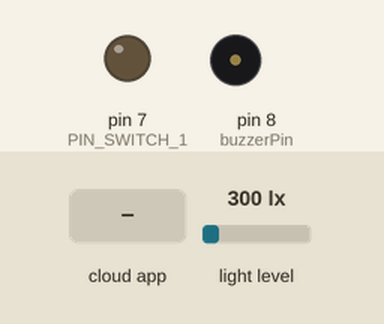
Recording of a sketch running on a simulated Arduino Uno, built with avr-gcc and run on an emulated ATmega328P. On the bench: output pins drawn as LEDs (lit = HIGH), buzzer (waves = sounding, pin HIGH). The test bench sets the inputs (shaded band); at power-on: light level 300 lx. The RemoteXY app is connected; what the sketch prints to the serial monitor is not drawn.

Above: at 1.2 s.
1.3 s: the phone or cloud app sets switch_1 to 1
At 2.5 s:
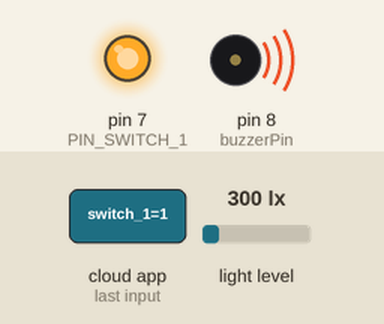
2.8 s: the phone or cloud app sets switch_1 to 0
At 3.7 s:
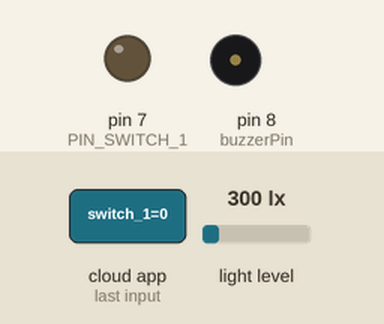
Timing chart, 0 to 5.8 s (numbered marks = the images above; inputs shaded):
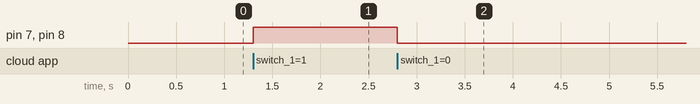

Measured:
- after the input at 1.3 s, pin 7 (PIN_SWITCH_1), pin 8 (buzzerPin): LOW → HIGH at once
- after the input at 2.8 s, pin 7 (PIN_SWITCH_1), pin 8 (buzzerPin): HIGH → LOW at once

The sketch:

wifi.ino
```cpp
#define REMOTEXY_MODE__ESP8266_HARDSERIAL_POINT

#include <RemoteXY.h>
#include <Wire.h>
#include <BH1750.h>

// RemoteXY connection settings
#define REMOTEXY_SERIAL Serial
#define REMOTEXY_SERIAL_SPEED 115200
#define REMOTEXY_WIFI_SSID "uktf"
#define REMOTEXY_WIFI_PASSWORD "12345678"
#define REMOTEXY_SERVER_PORT 6377

// RemoteXY configurate
#pragma pack(push, 1)
uint8_t RemoteXY_CONF[] = // 60 bytes
    {255, 1, 0, 0, 0, 53, 0, 16, 67, 1, 2, 1, 17, 43, 27, 13, 37, 26, 31, 31,
     79, 78, 0, 79, 70, 70, 0, 129, 0, 4, 19, 56, 5, 94, 80, 114, 101, 115, 115, 32,
     116, 111, 32, 100, 105, 115, 97, 98, 108, 101, 32, 116, 114, 105, 112, 119, 105, 114, 101, 0};

// this structure defines all the variables and events of your control interface
struct
{

  // input variables
  uint8_t switch_1; // =1 if switch ON and =0 if OFF

  // other variable
  uint8_t connect_flag; // =1 if wire connected, else =0

} RemoteXY;
#pragma pack(pop)

/////////////////////////////////////////////
//           END RemoteXY include          //
/////////////////////////////////////////////

#define PIN_SWITCH_1 7

// light sensor => BH1750)
#define ADDR 0b0100011
BH1750 GY30;
float lux;

// buzzer => KY-012
int buzzerPin = 8;
void setup()
{
  RemoteXY_Init();

  pinMode(PIN_SWITCH_1, OUTPUT);

  // TODO you setup code
  // light sensor
  Serial.begin(115200);                           // launch the serial monitor
  Wire.begin();                                   // Initialize the I2C bus for use by the BH1750 library
  GY30.begin(BH1750::CONTINUOUS_HIGH_RES_MODE_2); // Initialize the sensor object
  Serial.println("Flux Workshop Example");

  // buzzer
  pinMode(buzzerPin, OUTPUT);
}

void loop()
{
  RemoteXY_Handler();

  digitalWrite(PIN_SWITCH_1, (RemoteXY.switch_1 == 0) ? LOW : HIGH);

  // TODO you loop code
  // use the RemoteXY structure for data transfer
  // do not call delay()
  // lightSensor();
  // buzzer();
  lux = GY30.readLightLevel();
  if (lux < 2000 && RemoteXY.switch_1 == 1)
  {
      digitalWrite(buzzerPin, HIGH);
  }
  else
  {
    digitalWrite(buzzerPin, LOW);
  }
}
```
